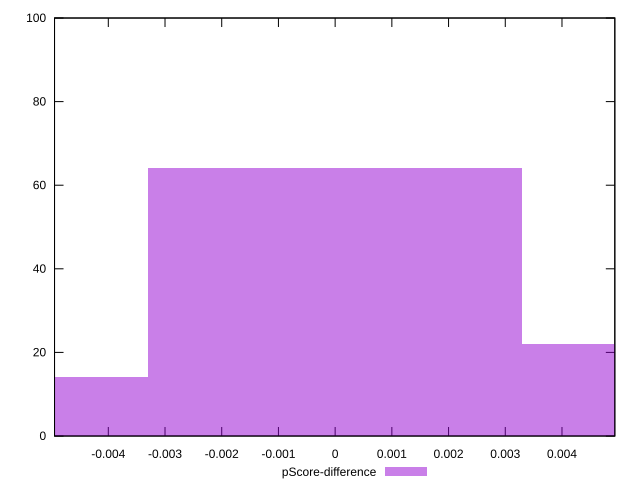

Source code (gnuplot):
reset

$pScoreDifference <<EOF
-0.0066058834452374275 14
0 64
0.0066058834452374275 22
EOF

set key outside below
set boxwidth 0.0066058834452374275
set xrange [-0.004948230821457622:0.004931693484374694]
set yrange [0:100]
set trange [0:100]
set style fill transparent solid 0.5 noborder
set terminal svg size 640, 490 enhanced background rgb 'white'
set output "reprap/speed-index/samples/pages+cached+noexternal/pScore-difference/histogram.svg"

plot $pScoreDifference title "pScore-difference" with boxes

reset
